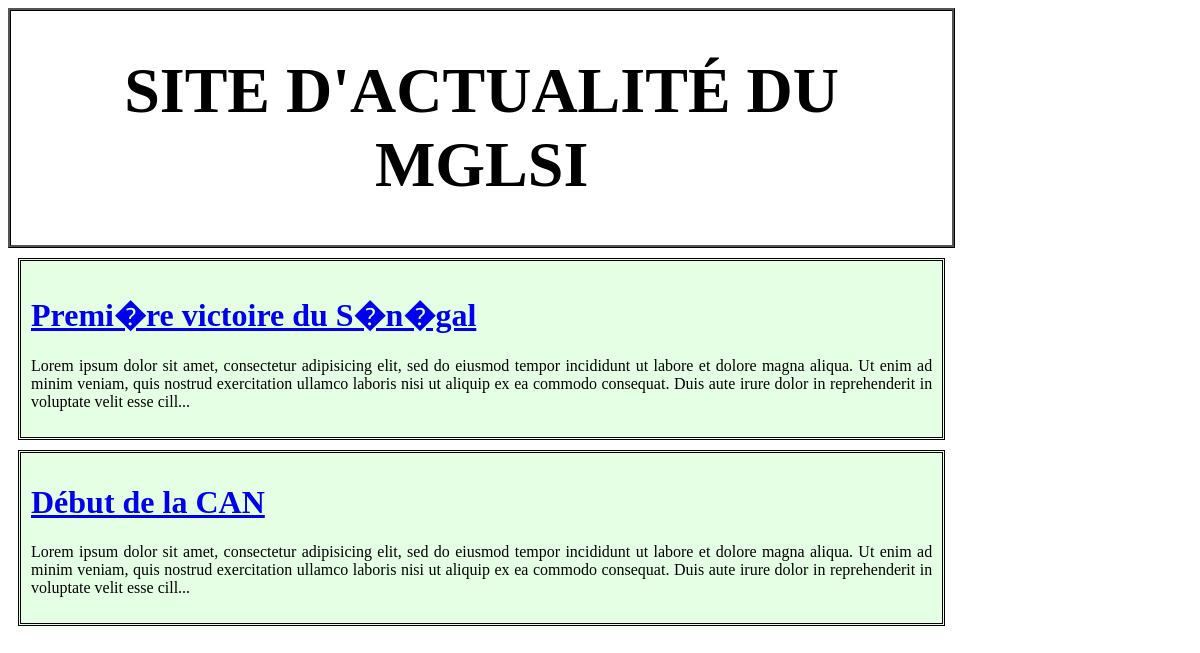
Page /projetNews/categorie-1 on the committed database.
### tables this page shows
CREATE TABLE Article(
	id int primary key auto_increment,
	titre varchar(255),
	contenu text,
	dateCreation datetime DEFAULT NOW(),
	dateModification datetime DEFAULT NOW(),
	categorie int
);

### Model/model.php (called while the page is built, shortened)
<?php
	function getItemByCategorie($bdd, $catId)
	{
		$reponse = $bdd->query('SELECT * FROM Article WHERE categorie = '.$catId);
		$articles = $reponse->fetchAll(PDO::FETCH_OBJ);
		return $articles;
	}
?>

### Vue/categorie.php (the view, shortened to what this page needs)
<!DOCTYPE html>
<html>
<head>
	<link rel="stylesheet" type="text/css" href="vue/design/style.css">
</head>
<body>
	<div id="contenu">
	<div id="entete">
			<h1>Site d'actualité du MGLSI</h1>
		</div>
		<?php
		foreach ($articles as $article)
		{?>
			<div class="article">
				<h1><a href="/projetNews/articles-<?= $article->id ?>"><?= $article->titre ?></a></h1>
				<p><?= substr($article->contenu, 0, 300) . '...' ?></p>
		</div><?php
		}
	?>
	</div>
</body>
</html>

### Vue/design/style.css (style rules this page uses)
#entete { font-size: 2em; text-align: center; font-family: "AGENCY FB"; text-transform: uppercase; border: 3px ridge black; margin-bottom: 10px; }
#contenu { float: left; width: 80%; text-align: justify; }
.article { margin: 10px; padding: 10px; border:3px double black; background-color: rgba(0, 255, 0, 0.1); }

### rows in the picture
article: titre "Premi�re victoire du S�n�gal", contenu "Lorem ipsum dolor sit amet, consectetur adipisicing elit, sed do eiusmod tempor incididunt ut labore et dolore magna aliqua. Ut enim ad minim veniam, quis nostrud exercitation ullamco laboris nisi ut aliquip ex ea commodo consequat. Duis aute irure dolor in reprehenderit in voluptate velit esse cill"
article: titre "Début de la CAN", contenu "Lorem ipsum dolor sit amet, consectetur adipisicing elit, sed do eiusmod tempor incididunt ut labore et dolore magna aliqua. Ut enim ad minim veniam, quis nostrud exercitation ullamco laboris nisi ut aliquip ex ea commodo consequat. Duis aute irure dolor in reprehenderit in voluptate velit esse cill"
